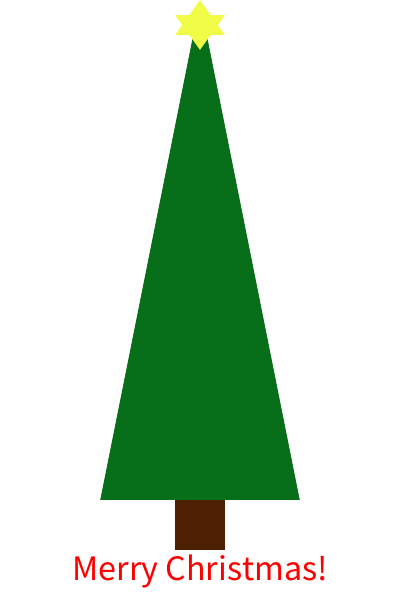
Frame 1 (no input)
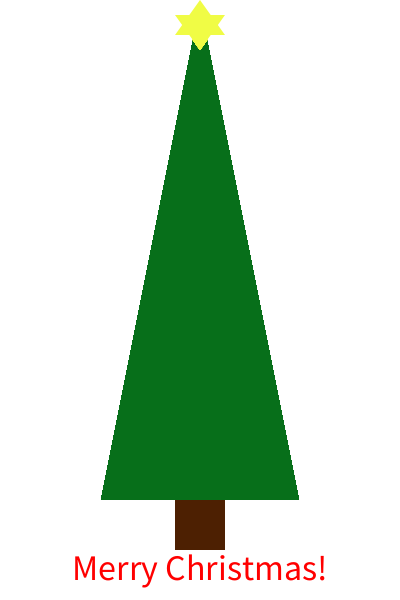
Frame 60 (the mouse pressed at the canvas centre just before this capture)
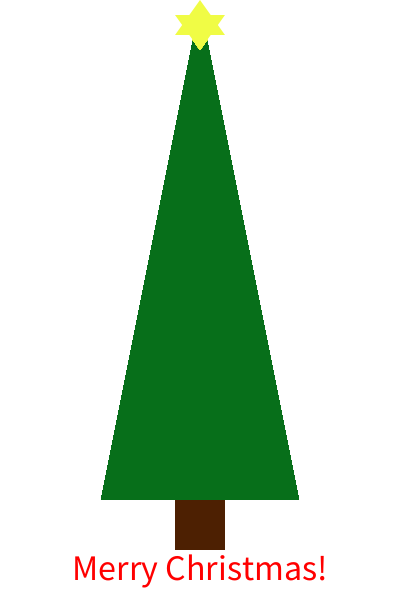
Frame 120 (the mouse held since frame 60 and released just before this capture)

The Processing sketch that drew these frames (run headless with seeded random() and noise(); from frame 60 on, the mouse is pressed at the canvas centre):

// Processing sketch: processing_124230
// ── processing_124230.pde

void setup()
{
  size(400, 600);
  background(255, 255, 255);
  smooth();

  noStroke();
  fill(7, 111, 26);
  triangle(200, 0, 100, 500, 300, 500);
}
void draw()
{
  fill(255);
  quad(0,0, 200,0, 100,500, 0,500);
  quad(200,0, width,0, width,500, 300,500);
  rect(0,500,width,height);

  fill(240, 252, 69);
  triangle(200, 0, 175, 35, 225, 35);
  triangle(200, 50, 175, 15, 225, 15);
  fill(77, 32, 2);
  rect(175, 500, 50, 50);
  textSize(36);
  textAlign(CENTER);
  fill(255, 0, 0);
  text("Merry Christmas!", width/2, height-20);
}

void mousePressed()
{

  fill(random(255), random(255), random(255));
  ellipse(mouseX, mouseY, 15, 15);
}
